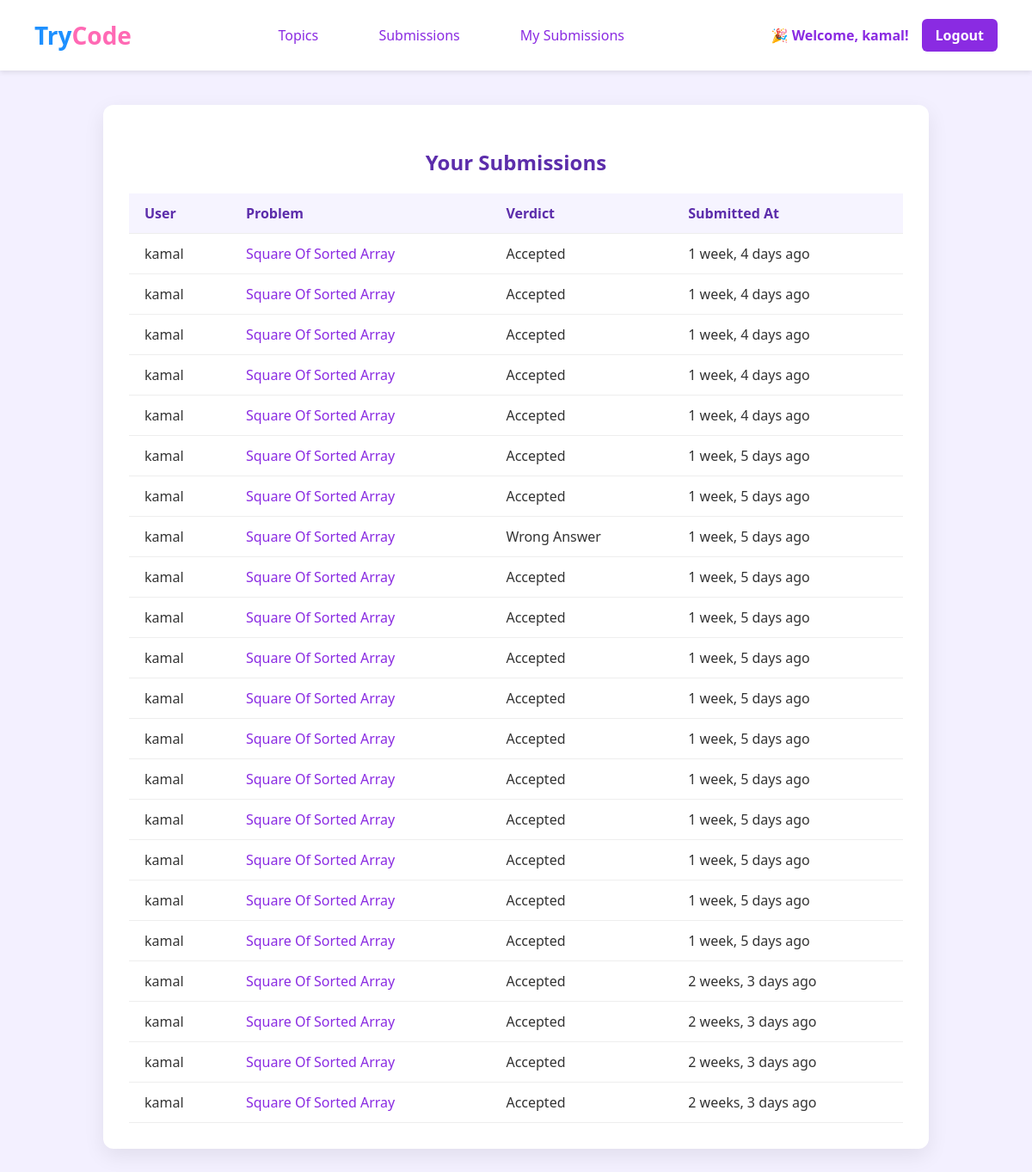
The page /my-submissions/ (signed in) on the database as committed earlier.
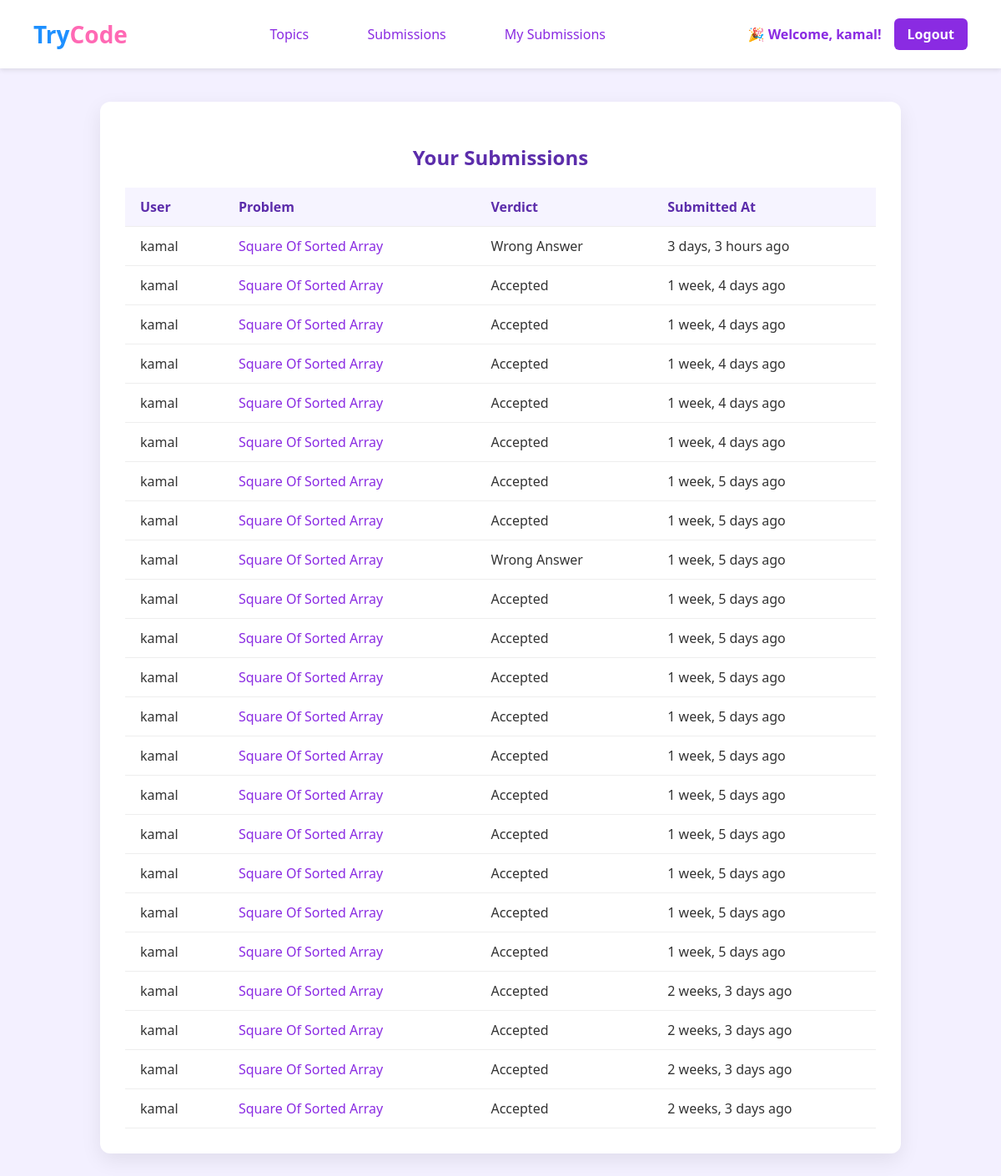
The same page on the database as committed later.
### authentication/models.py (models this page shows, shortened)
class Submission(models.Model):
    user = models.ForeignKey(User, on_delete=models.CASCADE)
    problem = models.ForeignKey(Problem, on_delete=models.CASCADE)
    code = models.TextField()
    language = models.CharField(max_length=10, choices=LANGUAGE_CHOICES, default='python')
    created_at = models.DateTimeField(auto_now_add=True)
    verdict = models.CharField(max_length=30, choices=[
        ('Accepted', 'Accepted'),
        ('Wrong Answer', 'Wrong Answer'),
        ('Runtime Error', 'Runtime Error'),
        ('Time Limit Exceeded', 'Time Limit Exceeded'),
        ('Compilation Error', 'Compilation Error'),
        ('Pending', 'Pending'),
    ], default='Pending')
    output = models.TextField(blank=True)
    error = models.TextField(blank=True)

class Problem(models.Model):
    topic = models.ForeignKey(Topic, on_delete=models.CASCADE, related_name='problems')
    title = models.CharField(max_length=200)
    description = models.TextField()
    input_format = models.TextField()
    output_format = models.TextField()

### authentication/views.py (the view)
# urls.py: path('my-submissions/', views.my_submissions_view, name='my_submission_list'),
@login_required
def my_submissions_view(request):
    submissions = Submission.objects.filter(user=request.user)\
        .select_related('problem')\
        .order_by('-created_at')  # Ascending by time
    return render(request, 'my_submission.html', {'submissions': submissions})

### authentication/templates/my_submission.html (shortened to what this page needs)
{% extends 'home.html' %}
{% load humanize %}
{% block content %}
<div class="submissions-container">
  <h2 style="text-align:center; color:#5c2dab; margin-bottom:20px;">Your Submissions</h2>
  <table>
    <tr>
      <th>User</th>
      <th>Problem</th>
      <th>Verdict</th>
      <th>Submitted At</th>
    </tr>
    {% for sub in submissions %}
      <tr>
        <td>{{ sub.user.username }}</td>
        <td><a href="{% url 'problem_detail' sub.problem.id %}">{{ sub.problem.title }}</a></td>
        <td>{{ sub.verdict }}</td>
        <td>{{ sub.created_at|naturaltime }}</td>
      </tr>
    {% endfor %}
  </table>
</div>
{% endblock %}

Rows that differ between the two databases and show on the page:
added Submission: user.username "kamal", problem "Square Of Sorted Array", verdict "Wrong Answer", created_at "3 days, 3 hours ago"
